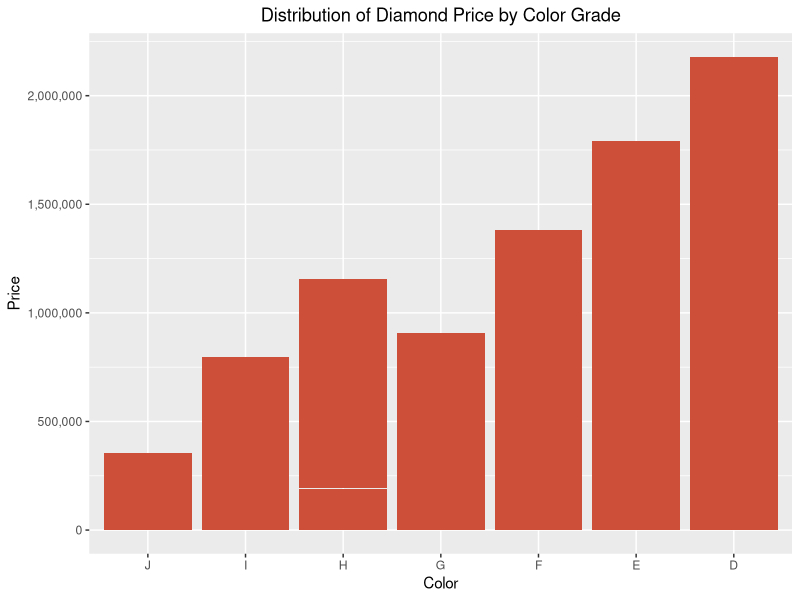
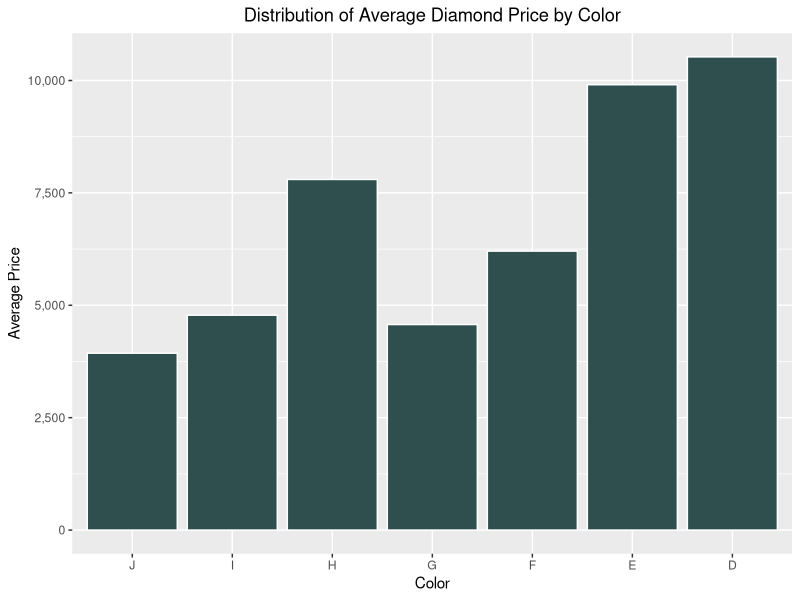
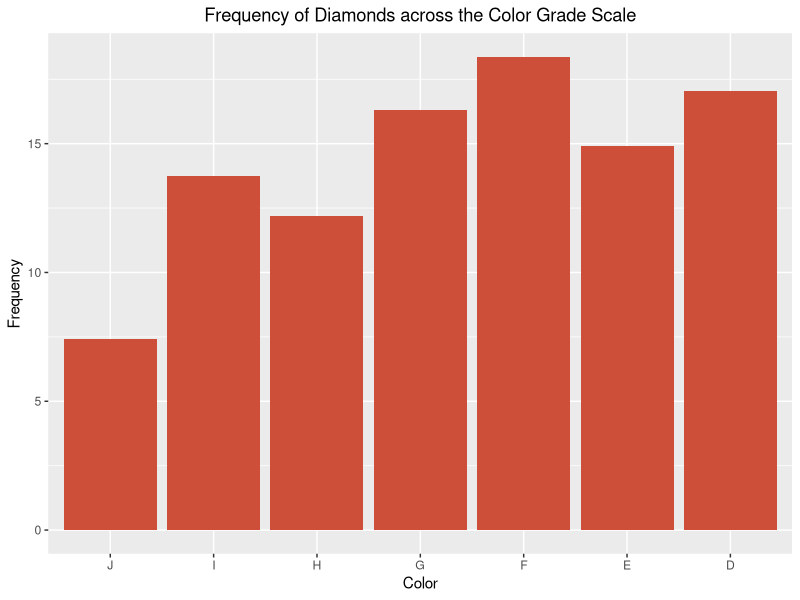
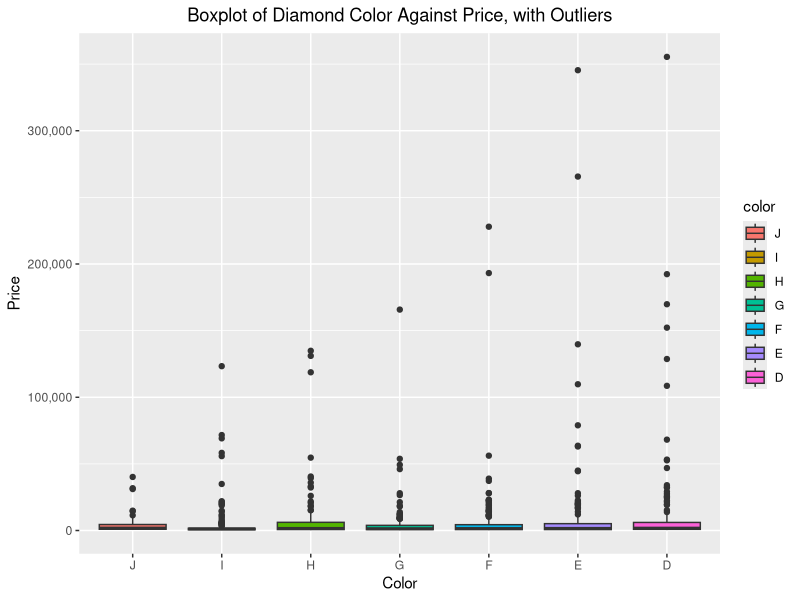
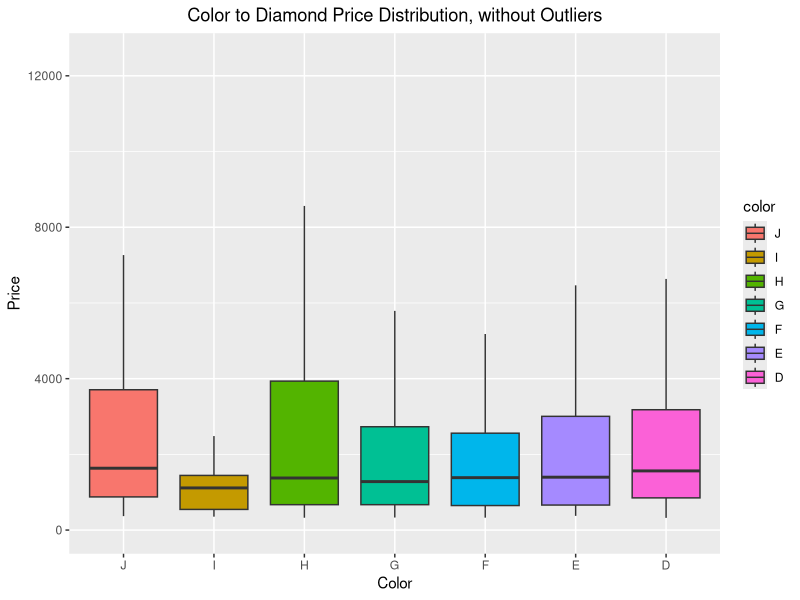
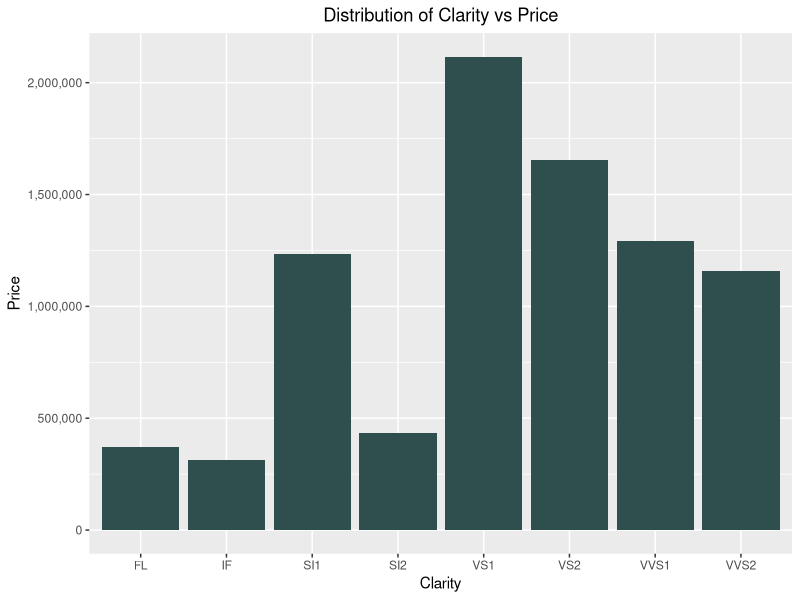
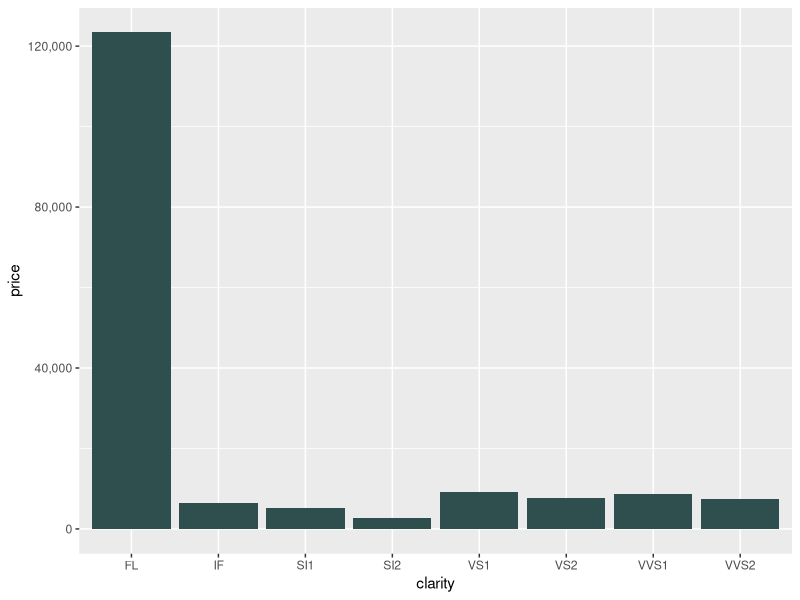
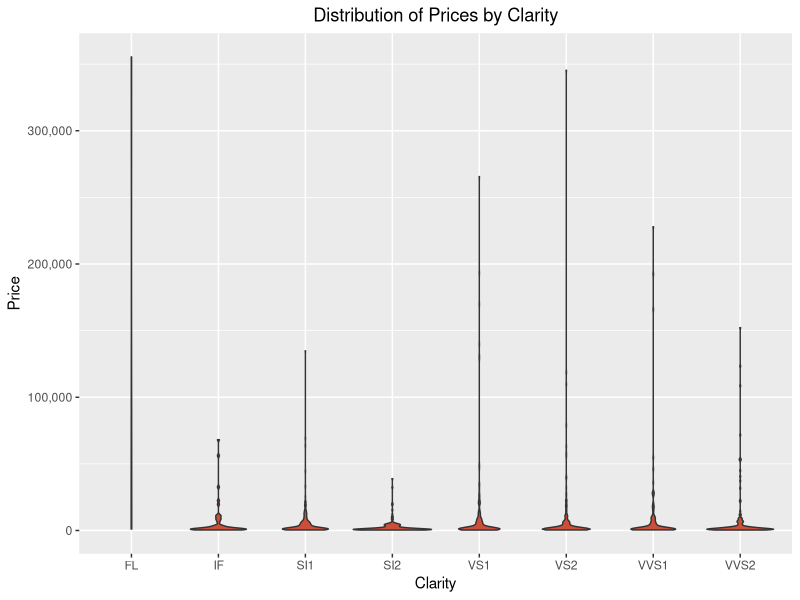

These charts were generated, in order, by the following R code: (Note: this script raises an error after producing the figures.)
## ---- chunk 1
library(tidyverse)
data <- read.csv('diamonds4.csv')
## ---- chunk 2
#reorder bar chart so that it goes from near-colorless (J,I,H,G) to colorless (F,E,D)
data$color <-factor(data$color, levels =c("J","I","H","G","F","E","D"))

#plot the bar chart
ggplot(data, aes(x=color,y=price))+
  geom_bar(stat="identity", fill = "tomato3")+
  scale_y_continuous(labels = scales::comma)+
  theme(axis.text.x = element_text(),
        plot.title=element_text(hjust = 0.5))+
  labs(x="Color",y="Price", title = "Distribution of Diamond Price by Color Grade")

## ---- chunk 3
Data2<-data %>% 
  group_by(color) %>% 
  summarize(avg.prices=mean(price),avg.carat=mean(carat),total = n()) 

grouped <-table(data$color)
totals<-sum(grouped)

color_percent<-(grouped / totals)*100

new_df<-data.frame(Data2,color_percent)

new_df<-new_df[,c(1,2,3,4,6)] #removing duplicated rows for clarity
new_df #Freq is already converted to a percent.
## ---- chunk 4
ggplot(new_df, aes(x=color,y=avg.prices))+
  geom_bar(stat="identity", fill="darkslategrey", col="white")+
  scale_y_continuous(labels = scales::comma)+
  theme(axis.text.x = element_text(),
        plot.title=element_text(hjust = 0.5))+
  labs(x="Color",y="Average Price", title = "Distribution of Average Diamond Price by Color")
## ---- chunk 5
ggplot(new_df, aes(x=color,y=Freq))+
  geom_bar(stat="identity",fill="tomato3")+
  theme(axis.text.x = element_text(angle=0),
        plot.title=element_text(hjust = 0.5))+
  labs(x="Color",y="Frequency", title = "Frequency of Diamonds across the Color Grade Scale")
## ---- chunk 6
ggplot(data,aes(x=color,y=price,fill=color))+
  geom_boxplot()+
  scale_y_continuous(labels = scales::comma)+
  theme(axis.text.x = element_text(),plot.title=element_text(hjust = 0.5))+
  labs(x="Color",y="Price", title = "Boxplot of Diamond Color Against Price, with Outliers")
## ---- chunk 7
ggplot(data,aes(x=color,y=price,fill=color))+
  geom_boxplot(outlier.color=NA)+ylim(0,12500)+
  theme(axis.text.x = element_text(),plot.title=element_text(hjust = 0.5))+
  labs(x="Color",y="Price",title="Color to Diamond Price Distribution, without Outliers")
  
## ---- chunk 8
Clarity_Table <- table(data$clarity)
round(prop.table(Clarity_Table), 4)
## ---- chunk 9
#Hannah's chart
ggplot(data, aes(x=clarity, y=price))+
  geom_bar(stat="identity", fill="darkslategrey")+
  scale_y_continuous(labels = scales::comma)+
  theme(axis.text.x = element_text(angle = 0),
        plot.title = element_text(hjust = 0.5))+
  labs(x="Clarity", y="Price",title="Distribution of Clarity vs Price")
## ---- chunk 10
# Sarah's plot
ggplot(data, aes(x=clarity, y=price))+
  scale_y_continuous(labels = scales::comma)+
  stat_summary(fun = "mean", geom = "bar",fill="darkslategrey")
  theme(axis.text.x = element_text(angle = 0),
        plot.title = element_text(hjust = 0.5))+
  labs(x="Clarity", y="Price",title="Distribution of Clarity vs Price")

group_mean<- aggregate(x= data$price,
                      # Specify group indicator
                      by = list(data$clarity),      
                      # Specify function (i.e. mean)
                      FUN = mean)
print(group_mean)
## ---- chunk 11
ggplot(data, aes(x=clarity, y=price))+
  geom_violin(fill="tomato3")+
  scale_y_continuous(labels = scales::comma)+
  theme(axis.text.x = element_text(angle = 0),
        plot.title = element_text(hjust = 0.5))+
  labs(x="Clarity", y="Price", title="Distribution of Prices by Clarity")
## ---- chunk 12
ggplot(data, aes(x=clarity,y=price))+
  geom_point(alpha=0.5,col="darkslategrey",size=3)+
  scale_y_continuous(labels = scales::comma)+
  labs(x="Clarity", y="Price",title="Scatterplot of Blue Nile Diamond Clarity Against Price")+
  theme(plot.title = element_text(hjust = 0.5))
## ---- chunk 13
meancarat<-mean(data$carat)
#Mean carat size is .813
mediancarat<-median(data$carat)
#Median carat size is .52

#Checking the spread of just carat
hist(data$carat,xlab="Carat Weight",ylab="# of Diamonds",main="Distribution of Blue Nile Diamond Carat Size", col='darkslategrey',border='white')


## ---- chunk 14
#Checking the relationship between price and carat

ggplot(data, aes(x=carat, y=price)) +
  geom_point(size=2.5, col="tomato3",alpha=0.4)+
  scale_y_continuous(labels = scales::comma)+
  labs(x="Carat Weight", y="Price",title="Scatterplot of Carat Weight Against Price of Blue Nile Diamonds")+
  theme(plot.title = element_text(hjust = 0.5))
## ---- chunk 15
ggplot(data, aes(x=cut, y=price, size=carat)) +
  geom_point(col="darkslategrey",alpha=0.4)+
  scale_y_continuous(labels = scales::comma)+
  labs(x="Carat Weight", y="Price",title="Scatterplot of Cut and Carat Against Price of Blue Nile Diamonds")+
  theme(plot.title = element_text(hjust = 0.5))
## ---- chunk 16

## ---- chunk 17
meanprice<-mean(data$price)
#Mean price is $7,056.74
medianprice<-median(data$price)
#Median price is $1,463.50

min(data$price)

## ---- chunk 18
caratregr <- lm(price~carat, data=data)

summary(caratregr)


## ---- chunk 19
par(mfrow=c(2,2))
plot(caratregr)
## ---- chunk 20
library(MASS)
MASS::boxcox(caratregr,lambda=seq(-50,20,by=0.01))
## ---- chunk 21
cor(data$carat, data$price)
## ---- chunk 22
#Summary of what we know so far from regression and residuals
# There is a relationship between carat and price but it is not linear
#There is a decline to the residuals chart in the top left
#So assumption 1 is not perhaps met

#We also can see in that chart the spread of values across the y axis is not constant
#So assumption 2 is not met either
#The bottom left chart also shows Assumption 2 is not met
#the horizontal spread of values is not even at all, and the line is not horizontal

#Begin by regressing the y variable
#Can do a log but we need to see how much

#Taking the log of price, adding it to the model and checking the scatterplot again
pricestar<-log(data$price)
data<-data.frame(data,pricestar)

ggplot(data, aes(x=carat, y=pricestar))+
  geom_point()+
  labs(x="Carat", y="Log of Price", title="Effect of Diamond Carat Against Transformed Price")+
  theme(plot.title = element_text(hjust = 0.5))
## ---- chunk 23
caratregr.pricestar<-lm(pricestar~carat, data=data)
summary(caratregr.pricestar)
#We see our R squared has increased, lets check residuals
## ---- chunk 24
par(mfrow = c(2, 2))
plot(caratregr.pricestar)
## ---- chunk 25
#Take log of carat
caratstar<-log(data$carat)
data<-data.frame(data,caratstar)

ggplot(data, aes(x=caratstar, y=pricestar))+
  geom_point()+
  labs(x="Log of Carat", y="Log of Price", title="Effect of Transformed Diamond Carat against Transformed Price")+
  theme(plot.title = element_text(hjust = 0.5))


## ---- chunk 26
caratregr.pricestar.caratstar<-lm(pricestar~caratstar, data=data)
summary(caratregr.pricestar.caratstar)
#R squared is now 95% confidence! Let's check residuals
## ---- chunk 27
par(mfrow = c(2, 2))
plot(caratregr.pricestar.caratstar)
